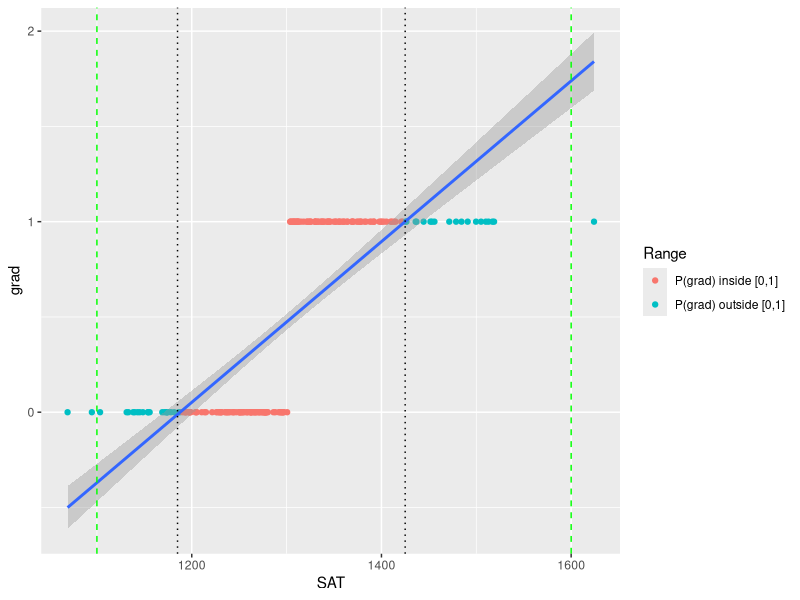

The R source for this figure: (Note: this script raises an error after producing the figure.)
## ---- chunk 1
library(tidyverse) # For dplyr, ggplot2, etc.
library(magrittr) # for pipes
## ---- chunk 2
set.seed(123)
data_frame(SAT = rnorm(200,1300,100),
           grad = .3*SAT + rnorm(200)) %>% 
  mutate(grad = ifelse(grad > mean(grad),1,0)) %$% 
  lm(grad ~ SAT) %>% 
  broom::augment() %>%
  mutate(Range = ifelse(.fitted < 0 | .fitted > 1, "P(grad) outside [0,1]","P(grad) inside [0,1]")) %>% 
  ggplot(aes(SAT,grad))+
  #annotate("rect",xmin = 0,xmax = 1,ymin = 0,ymax = 1,alpha = .3)+
  geom_point(aes(col=Range))+
  geom_smooth(method = "lm") +
  geom_vline(xintercept = 1185,linetype="dotted") +
  geom_vline(xintercept = 1425,linetype="dotted") +
  geom_vline(xintercept = 1600,linetype="dashed", color = 'green') +
  geom_vline(xintercept = 1100,linetype="dashed", color = 'green')
## ---- chunk 3
cwb <- read_rds("cwb_399_logistic.rds")
## ---- chunk 4
#linear regression
cwb %$% lm(job ~ grit_8) %>% summary

#logistic regression
cwb %$% glm(job ~ grit_8, family = "binomial") %>% summary
## ---- chunk 5
mod1 <- cwb %$% glm(job ~ grit_8, family = "binomial")
## ---- chunk 6
exp(coef(mod1))
## ---- chunk 7
#make this example reproducible
set.seed(1)

#create dataset
data <- data.frame(offers = c(rep(0, 50), rep(1, 30), rep(2, 10), rep(3, 7), rep(4, 3)),
                   division = sample(c("A", "B", "C"), 100, replace = TRUE),
                   exam = c(runif(50, 60, 80), runif(30, 65, 95), runif(20, 75, 95)))

view(data)
## ---- chunk 8
#practice!
## ---- chunk 9
#fit the model
model <- glm(offers ~ division + exam, family = "poisson", data = data)

#view model output
summary(model)

## ---- chunk 10
coef(model) %>% exp()
## ---- chunk 11
pchisq(model$deviance,model$df.residual,lower.tail = F)
## ---- chunk 12
broom::augment(model) %>% 
  ggplot(aes(exam,offers,col = division))+
  geom_point(position = position_jitter(height = .15))+
  geom_line(aes(y = exp(.fitted)))
## ---- chunk 13
mean(data$offers)
var(data$offers)
## ---- chunk 14
#install.packages("AER")
library(AER)
dispersiontest(model)
## ---- chunk 15
#install.packages("MASS")
library(MASS)
nb <- read_rds("NB data.rds")
## ---- chunk 16


## ---- chunk 17
nb %$% glm(daysabs ~ math + gender + track, family = "poisson") %>% dispersiontest()
## ---- chunk 18
#fit the model
model.nb <- glm.nb(daysabs ~ math + gender + track, data = nb)

#view model output
summary(model.nb)
## ---- chunk 19
exp(coef(model.nb))
## ---- chunk 20

## ---- chunk 21
broom::augment(model.nb) %>% 
  ggplot(aes(math,daysabs,col = gender))+
  geom_point(alpha = .5)+
  geom_line(aes(y = exp(.fitted)))+
  facet_wrap(~track)+
  theme_linedraw()+
  theme(legend.position = "bottom")+
  theme(panel.grid = element_blank())+
  labs(title = "Negative Binomial Model",
       x = "Math Test Score",
       y = "Days Absent",
       col = "Gender")

#You can also use linetype to solve the double categorical variable problem.
broom::augment(model.nb) %>% 
  ggplot(aes(math,daysabs,col = track,linetype = gender))+
  geom_point(alpha = .2)+
  geom_line(aes(y = exp(.fitted)))+
  theme_linedraw()+
  theme(legend.position = "bottom")+
  theme(panel.grid = element_blank())+
  labs(title = "Negative Binomial Model",
       x = "Math Test Score",
       y = "Days Absent",
       col = "Gender")

#Here's how you would ad 95% confidence intervals along the predicted values line.
broom::augment(model.nb,se_fit = T) %>%  #SE adds standard errors
  #We multiply by the z values for 2.5 and 97.5% (roughly +-1.96) to get the high and low values for the CI
  mutate(high = .fitted - qnorm(.025)*`.se.fit`,
         low =  .fitted + qnorm(.025)*`.se.fit`) %>% 
  ggplot(aes(math,exp(.fitted),col = track,fill= track))+
  geom_line()+
  facet_wrap(~gender)+
  geom_ribbon(aes(ymin = exp(low),ymax = exp(high),col = NULL),alpha = .2)
  
